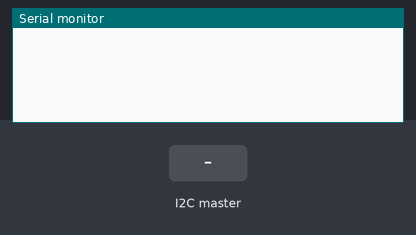
The sketch below on a simulated Arduino Uno, built with avr-gcc and run on an emulated ATmega328P. Shown: the last lines printed to the serial monitor. Inputs (shaded band) come from the test bench.

Above: at 1.2 s.
1.3 s: the I2C master sends the byte 1
At 2.5 s:
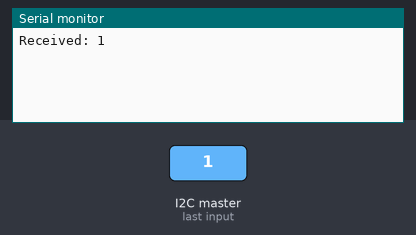
2.8 s: the I2C master sends the byte 90
At 3.6 s:
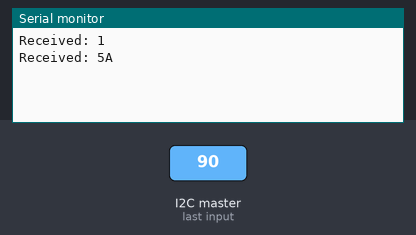
4.3 s: the I2C master sends the byte 200
At 4.7 s:
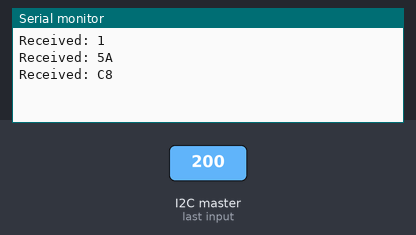

Measured:
- after the input at 1.3 s, the serial monitor: prints a new line at once (image 1)
- after the input at 2.8 s, the serial monitor: prints a new line at once (image 2)
- after the input at 4.3 s, the serial monitor: prints a new line at once (image 3)

The sketch:

org.ino
```cpp
#include <Wire.h>

#define SLAVE_ADDRESS 0x60
byte x = 0x00;
void setup()
{
  Wire.begin(0x08);
  Wire.onReceive(receiveEvent);
  Wire.onRequest(requestEvent);
  Serial.begin(9600);
}

void loop()
{
  delay(100);
}

void requestEvent()
{
  Serial.print("Request from Master. Sending: ");
  Serial.print(x, HEX);
  Serial.print("\n");

  Wire.write(x);
}

void receiveEvent(int bytes)
{
  if(Wire.available() != 0)
  {
    for(int i = 0; i< bytes; i++)
    {
      x = Wire.read();
      Serial.print("Received: ");
      Serial.print(x, HEX);
      Serial.print("\n");
    }
  }
}
```
